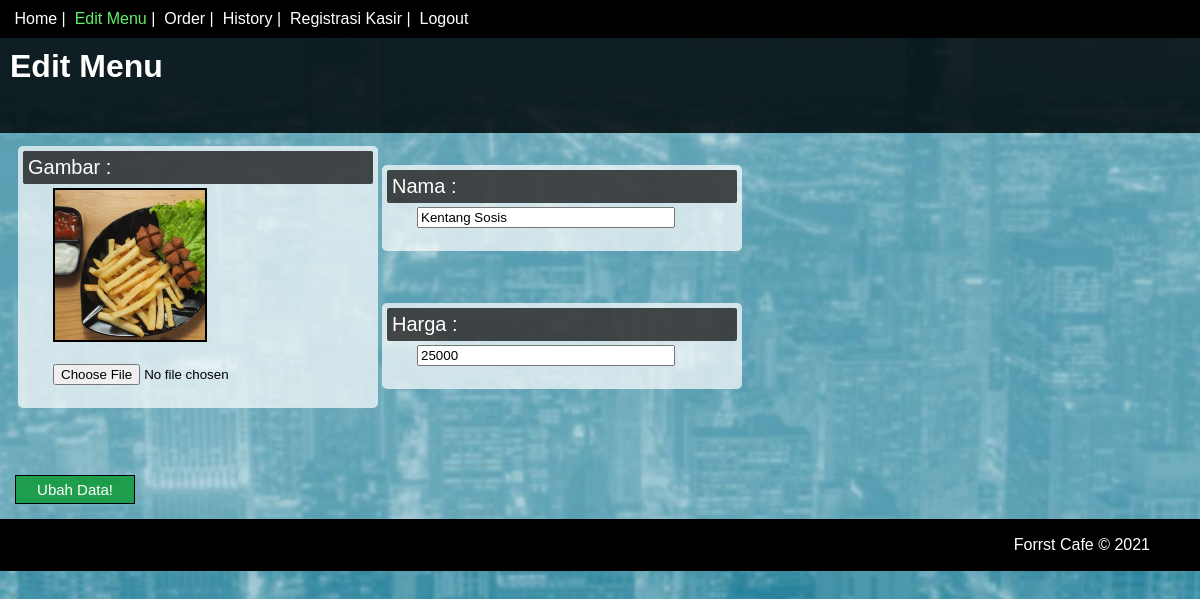
The page /fitur/ubah.php?id=1 (signed in) on the database its author committed.
### tables this page shows
CREATE TABLE `tb_makanan` (
  `id` int(11) NOT NULL,
  `gambar` varchar(225) NOT NULL,
  `nama` varchar(50) NOT NULL,
  `harga` int(255) NOT NULL
);

### functions/functions.php (called while the page is built, shortened)
<?php
$conn = mysqli_connect("localhost", "root", "", "db_projek");
function query($query){
	global $conn;
	$result = mysqli_query($conn, $query);
	$rows = [];
	while ($row = mysqli_fetch_assoc($result)) {
		$rows[] = $row;
	}
	return $rows;
}
 ?>

### fitur/ubah.php (the view, shortened to what this page needs)
<?php
require '../functions/functions.php';
$id = $_GET["id"];
$makan = query("SELECT * FROM tb_makanan WHERE id = $id")[0];
$role = $_SESSION['role'] OR $_COOKIE['role'];
 ?>
<!DOCTYPE html>
<html>
<head>
	<link rel="stylesheet" type="text/css" href="../css/ubah.css">
	<link rel="stylesheet" type="text/css" href="../css/base.css">
</head>
<body>
	<div class="bar">
	<?php if ( $role == 1 ) { ?>
		<a class="home" href="../index.php"><img class="home" src="../img/icon/home.png"> Home</a> |
		<a class="edit-menu" style="color: #60ef65;" href="../page/edit_menu.php"><img class="edit-menu" src="../img/icon/edit.png"> Edit Menu</a> |
		<a class="order" href="../page/order.php"><img class="order" src="../img/icon/order.png"> Order</a> |
		<a class="history" href="../page/history.php"><img class="history" src="../img/icon/history.png"> History</a> |
		<a class="regis" href="../page/kasir.php"><img class="regis" src="../img/icon/regis.png"> Registrasi Kasir</a> |
		<a class="logout" href="../page/logout.php" onclick="return confirm('Logout?');"><img class="logout" src="../img/icon/logout.png"> Logout</a>
	<?php } else if ( $role == 2 ) { ?>
		<a class="home" href="../index.php"><img class="home" src="../img/icon/home.png"> Home</a> |
		<a class="order" href="../page/order.php"><img class="order" src="../img/icon/order.png"> Order</a> |
		<a class="history" href="../page/history.php"><img class="history" src="../img/icon/history.png"> History</a> |
		<a class="logout" href="../page/logout.php" onclick="return confirm('Logout?');"><img class="logout" src="../img/icon/logout.png"> Logout</a>
	<?php } ?>
	</div>
	<header>
		<h1>Edit Menu</h1>
	</header>
	<div class="content">
		<form method="post" action="" enctype="multipart/form-data">
			<table>
				<tr>
					<td rowspan="2">
						<div class="insert">
							<label class="label" for="gambar">Gambar : </label>
							<img class="input" src="../img/<?= $makan["gambar"]; ?>" width="150px;" style="border: 2px solid black;"><br>
							<input class="input" type="file" name="gambar" id="gambar" style="width: 250px;">
						</div>
					</td>
					<td>
						<div class="insert">
							<label class="label" for="nama">Nama : </label>
							<input class="input" autocomplete="off" type="text" name="nama" id="nama" required value="<?= $makan["nama"]; ?>" style="width: 250px;">
						</div>
					</td>
				</tr>
				<tr>
					<td>
						<div class="insert">
							<label class="label" for="harga">Harga : </label>
							<input class="input" autocomplete="off" type="text" name="harga" id="harga" required value="<?= $makan["harga"]; ?>" style="width: 250px;">
						</div>
					</td>
				</tr>
			</table>
			<br><br><br>
			<button class="btn" type="submit" name="submit">Ubah Data!</button>
		</form>
	</div>
	<footer>
		<p>Forrst Cafe &copy 2021</p>
	</footer>
</body>
</html>

### css/ubah.css (style rules this page uses)
body { margin: 0; padding: 0; font-family: sans-serif; background-image: url(../img/bg.jpg); background-size: cover; }
header { background-color: rgba(0, 0, 0, 0.8); margin-top: 0px; height: 95px; }
h1 { margin-top: 0px; padding: 10px; color: white; }
.content { height: auto; padding: 15px; padding-top: 10px; margin: 0 auto; background-color: rgba(255, 255, 255, 0.2); }
.label { color: white; font-size: 20px; padding: 5px; display: block; background-color: rgba(0, 0, 0, 0.7); margin-bottom: 4px; border-radius: 2px; }
.input { margin-bottom: 18px; margin-left: 30px; }
.insert { background-color: rgba(255, 255, 255, 0.7); margin-bottom: 10px; width: 350px; padding: 5px; border-radius: 5px; }
.btn { font-size: 15px; width: 120px; color: white; border: 1px solid black; padding: 5px; background-color: rgba(11, 156, 49, 0.8); text-decoration: none; }
footer { background-color: black; color: white; padding: 1px 50px; height: auto; text-align: right; }

### css/base.css (style rules this page uses)
body { margin: 0; padding: 0; font-family: sans-serif; }
.bar { background-color: black; color: white; padding: 10px; }
.bar a { color: white; text-decoration: none; cursor: pointer; }
.home, .edit-menu, .history, .regis, .logout, .order img { height: 0px; width: 0px; }

### rows shown on the page
tb_makanan: gambar (picture), nama "Kentang Sosis", harga "25000"
